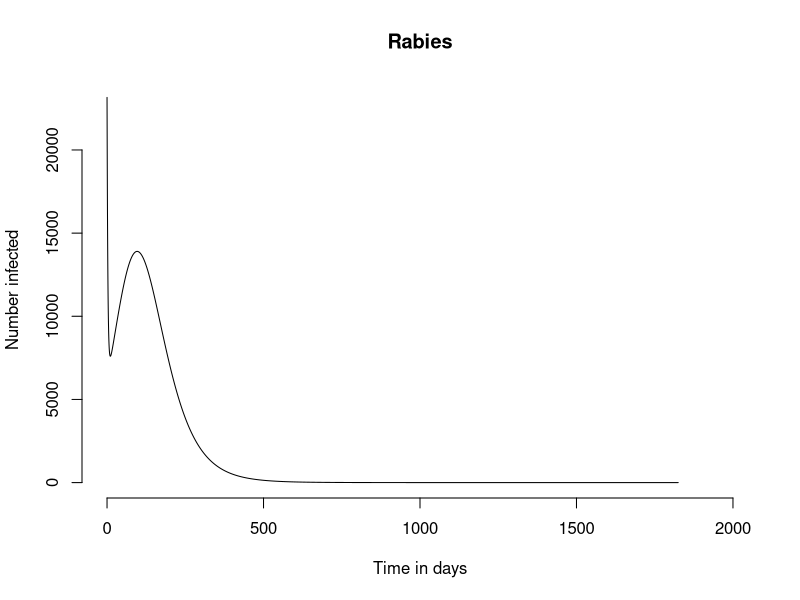
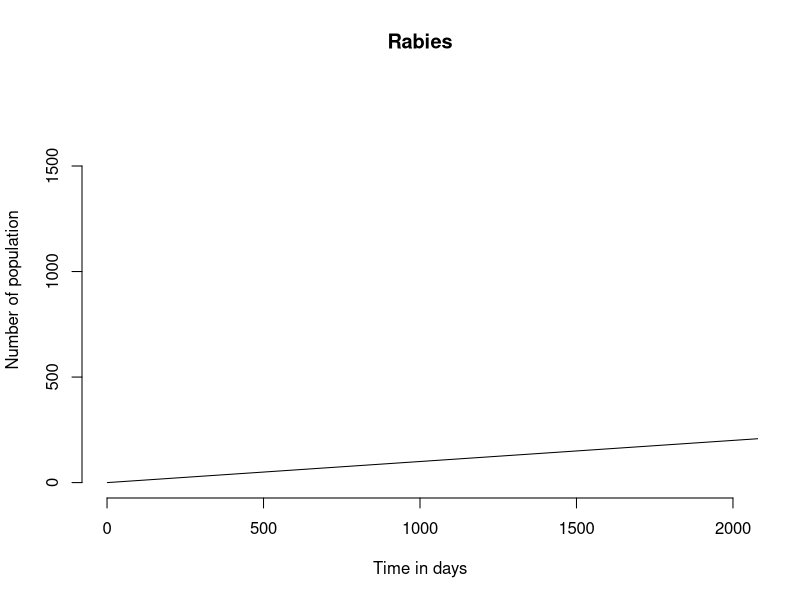

Recreate these plots in R, in order.
rm(list=ls())

sir <- function(t,y,parms){
  
  with(c(as.list(y),parms),{
    dSdT <- -Lambda*S*I/N -Tau*S +Psi*V+B- Mu1 * S
    dEdT <- Lambda*S*I/N - Gamma*E -Mu1 * E
    dIdT <- Gamma*E-Mu1*I-Mu2*I
    dVdT <- Tau*S - Psi * V - Mu1 * V
    
    return(list(c(dSdT,dEdT,dIdT,dVdT)))
  })
}




time <- 0



N0 <- 2316000


pop.SI <- c(S = (1-0.02)*N0,
            E = (0.01)*N0,
            I = (0.01)*N0, 
            V=0 )       



values <- c(
  B = 3100, # unknown
  Mu1=1/(25*30), 
  Mu2=1/(3.1),
  Psi=1/(2.5*365),
  Tau=70/(100*365),
  Lambda=0.49, # unknown
  Gamma=1/22.3, 
  N=N0)



sir(t=time,y=pop.SI,parms=values)


delta.t <- 0.1                    

pop.next <- pop.SI + unlist(sir(t=time,y=pop.SI,parms=values)) * delta.t
pop.SI
pop.next



library(deSolve)               
time.out <- seq(0,365*5,0.1)  

lsoda(
  y = pop.SI,               
  times = time.out,             
  func = sir,                   
  parms = values                
)

ts.sir <- data.frame(lsoda(
  y = pop.SI,               
  times = time.out,         
  func = sir,               
  parms = values            
))

head(ts.sir)

subset(ts.sir,time==365*5)

plot(ts.sir$time,               
     ts.sir$I,                  
     xlab = "Time in days",     
     ylab = "Number infected",  
     main = "Rabies",           
     xlim = c(0,400*5),           
     type = "l",                
     bty = "n")   
plot(ts.sir$time,               
     ts.sir$N,                  
     xlab = "Time in days",     
     ylab = "Number of population",  
     main = "Rabies",           
     xlim = c(0,400*5),           
     type = "l",                
     bty = "n")   
